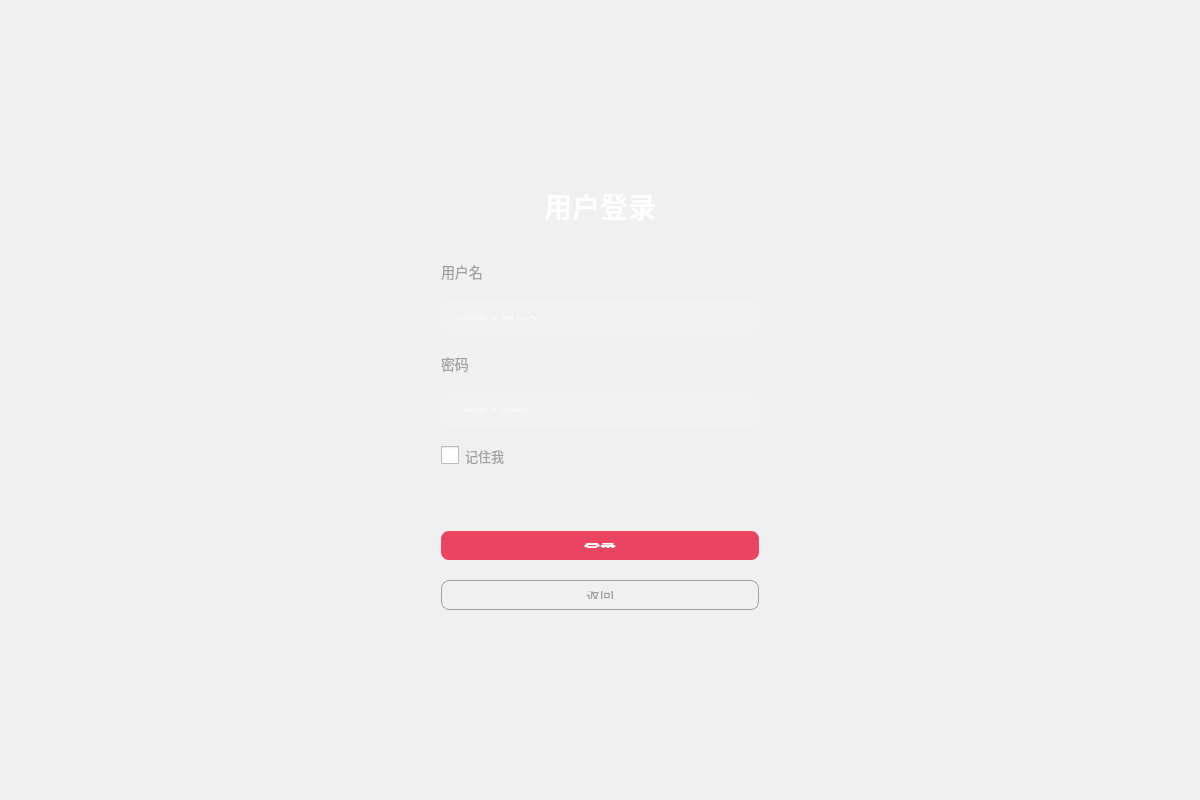
<?xml version="1.0" encoding="UTF-8"?>
<ui version="4.0">
 <class>LoginPage</class>
 <widget class="QWidget" name="LoginPage">
  <property name="geometry">
   <rect>
    <x>0</x>
    <y>0</y>
    <width>1200</width>
    <height>800</height>
   </rect>
  </property>
  <property name="windowTitle">
   <string>登录</string>
  </property>
  <property name="styleSheet">
   <string notr="true">QWidget#LoginPage {
    background: qlineargradient(x1:0, y1:0, x2:1, y2:1,
        stop:0 #1a1a2e, stop:1 #16213e);
}

QFrame#loginFrame {
    background-color: rgba(255, 255, 255, 0.05);
    border-radius: 20px;
    border: 1px solid rgba(255, 255, 255, 0.1);
}

QLabel#loginTitleLabel {
    color: #ffffff;
    font-size: 28px;
    font-weight: bold;
}

QLabel#fieldLabel {
    color: #a0a0a0;
    font-size: 14px;
}

QLineEdit {
    background-color: rgba(255, 255, 255, 0.1);
    border: 1px solid rgba(255, 255, 255, 0.2);
    border-radius: 8px;
    padding: 12px 15px;
    color: #ffffff;
    font-size: 14px;
}

QLineEdit:focus {
    border-color: #e94560;
    background-color: rgba(255, 255, 255, 0.15);
}

QLineEdit::placeholder {
    color: #606060;
}

QCheckBox {
    color: #a0a0a0;
    font-size: 13px;
}

QCheckBox::indicator {
    width: 18px;
    height: 18px;
}

QPushButton#loginButton {
    background-color: #e94560;
    color: white;
    border: none;
    border-radius: 8px;
    padding: 12px;
    font-size: 16px;
    font-weight: bold;
}

QPushButton#loginButton:hover {
    background-color: #ff6b6b;
}

QPushButton#loginButton:pressed {
    background-color: #c73e54;
}

QPushButton#backButton {
    background-color: transparent;
    color: #a0a0a0;
    border: 1px solid #a0a0a0;
    border-radius: 8px;
    padding: 10px;
    font-size: 14px;
}

QPushButton#backButton:hover {
    color: #ffffff;
    border-color: #ffffff;
}

QLabel#statusLabel {
    color: #e94560;
    font-size: 13px;
}</string>
  </property>
  <layout class="QVBoxLayout" name="verticalLayout">
   <property name="spacing">
    <number>0</number>
   </property>
   <property name="leftMargin">
    <number>0</number>
   </property>
   <property name="topMargin">
    <number>0</number>
   </property>
   <property name="rightMargin">
    <number>0</number>
   </property>
   <property name="bottomMargin">
    <number>0</number>
   </property>
   <item>
    <spacer name="topSpacer">
     <property name="orientation">
      <enum>Qt::Vertical</enum>
     </property>
     <property name="sizeType">
      <enum>QSizePolicy::Expanding</enum>
     </property>
     <property name="sizeHint" stdset="0">
      <size>
       <width>20</width>
       <height>100</height>
      </size>
     </property>
    </spacer>
   </item>
   <item alignment="Qt::AlignHCenter">
    <widget class="QFrame" name="loginFrame">
     <property name="minimumSize">
      <size>
       <width>400</width>
       <height>450</height>
      </size>
     </property>
     <property name="maximumSize">
      <size>
       <width>400</width>
       <height>500</height>
      </size>
     </property>
     <layout class="QVBoxLayout" name="loginFrameLayout">
      <property name="spacing">
       <number>20</number>
      </property>
      <property name="leftMargin">
       <number>40</number>
      </property>
      <property name="topMargin">
       <number>40</number>
      </property>
      <property name="rightMargin">
       <number>40</number>
      </property>
      <property name="bottomMargin">
       <number>40</number>
      </property>
      <item alignment="Qt::AlignHCenter">
       <widget class="QLabel" name="loginTitleLabel">
        <property name="text">
         <string>用户登录</string>
        </property>
       </widget>
      </item>
      <item>
       <spacer name="titleFieldSpacer">
        <property name="orientation">
         <enum>Qt::Vertical</enum>
        </property>
        <property name="sizeType">
         <enum>QSizePolicy::Fixed</enum>
        </property>
        <property name="sizeHint" stdset="0">
         <size>
          <width>20</width>
          <height>20</height>
         </size>
        </property>
       </spacer>
      </item>
      <item>
       <widget class="QLabel" name="usernameLabel">
        <property name="styleSheet">
         <string notr="true">color: #a0a0a0; font-size: 14px;</string>
        </property>
        <property name="text">
         <string>用户名</string>
        </property>
       </widget>
      </item>
      <item>
       <widget class="QLineEdit" name="usernameEdit">
        <property name="placeholderText">
         <string>请输入用户名</string>
        </property>
       </widget>
      </item>
      <item>
       <widget class="QLabel" name="passwordLabel">
        <property name="styleSheet">
         <string notr="true">color: #a0a0a0; font-size: 14px;</string>
        </property>
        <property name="text">
         <string>密码</string>
        </property>
       </widget>
      </item>
      <item>
       <widget class="QLineEdit" name="passwordEdit">
        <property name="echoMode">
         <enum>QLineEdit::Password</enum>
        </property>
        <property name="placeholderText">
         <string>请输入密码</string>
        </property>
       </widget>
      </item>
      <item>
       <widget class="QCheckBox" name="rememberCheckBox">
        <property name="text">
         <string>记住我</string>
        </property>
       </widget>
      </item>
      <item>
       <widget class="QLabel" name="statusLabel">
        <property name="text">
         <string/>
        </property>
        <property name="alignment">
         <set>Qt::AlignCenter</set>
        </property>
       </widget>
      </item>
      <item>
       <spacer name="fieldButtonSpacer">
        <property name="orientation">
         <enum>Qt::Vertical</enum>
        </property>
        <property name="sizeType">
         <enum>QSizePolicy::Fixed</enum>
        </property>
        <property name="sizeHint" stdset="0">
         <size>
          <width>20</width>
          <height>10</height>
         </size>
        </property>
       </spacer>
      </item>
      <item>
       <widget class="QPushButton" name="loginButton">
        <property name="text">
         <string>登录</string>
        </property>
        <property name="cursor">
         <cursorShape>PointingHandCursor</cursorShape>
        </property>
       </widget>
      </item>
      <item>
       <widget class="QPushButton" name="backButton">
        <property name="text">
         <string>返回</string>
        </property>
        <property name="cursor">
         <cursorShape>PointingHandCursor</cursorShape>
        </property>
       </widget>
      </item>
     </layout>
    </widget>
   </item>
   <item>
    <spacer name="bottomSpacer">
     <property name="orientation">
      <enum>Qt::Vertical</enum>
     </property>
     <property name="sizeType">
      <enum>QSizePolicy::Expanding</enum>
     </property>
     <property name="sizeHint" stdset="0">
      <size>
       <width>20</width>
       <height>100</height>
      </size>
     </property>
    </spacer>
   </item>
  </layout>
 </widget>
 <resources/>
 <connections/>
</ui>
